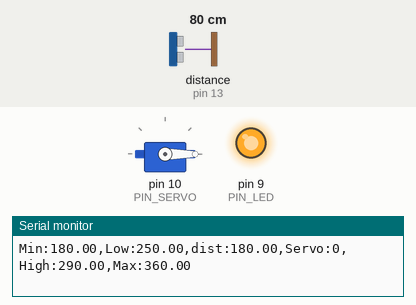
Recording of a sketch running on a simulated Arduino Uno, built with avr-gcc and run on an emulated ATmega328P. Parts: servo, output pins drawn as LEDs (lit = HIGH), the last lines printed to the serial monitor. Wiring (inferred from the names in the program): ultrasonic range finder: trigger pin 12; echo pin 13. Inputs (shaded band) come from the test bench; at power-on: distance to the obstacle (sensor on pin 13) 80 cm. The echo pulse lasts 58.3 µs per cm; pins used as bus, display or sensor lines are not drawn.

Above: at 1.2 s.
1.3 s: distance to the obstacle (sensor on pin 13) set to 35 cm
At 1.45 s:
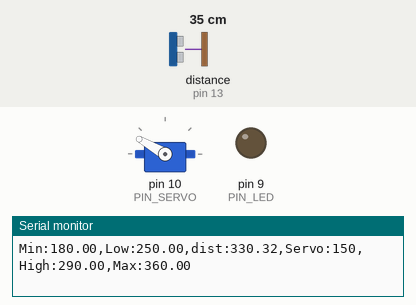
At 4.07 s:
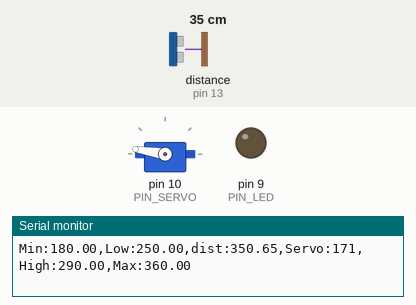
4.3 s: distance to the obstacle (sensor on pin 13) set to 2 cm
Timing chart, 0 to 7.3 s (numbered marks = the images above; inputs shaded):
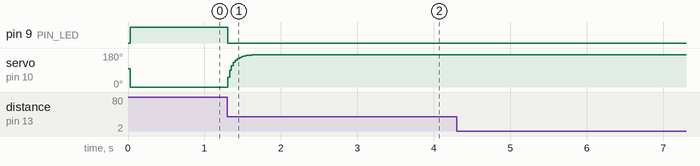

The sketch:

servo_dist.ino
```cpp
#include <Servo.h>

// Arduino pin assignment
#define PIN_LED   9   // LED active-low
#define PIN_TRIG  12  // sonar sensor TRIGGER
#define PIN_ECHO  13  // sonar sensor ECHO
#define PIN_SERVO 10  // servo motor

// configurable parameters for sonar
#define SND_VEL 346.0     // sound velocity at 24 celsius degree (unit: m/sec)
#define INTERVAL 25      // sampling interval (unit: msec)
#define PULSE_DURATION 10 // ultra-sound Pulse Duration (unit: usec)
#define _DIST_MIN 180.0   // minimum distance to be measured (unit: mm)
#define _DIST_MAX 360.0   // maximum distance to be measured (unit: mm)

#define TIMEOUT ((INTERVAL / 2) * 1000.0) // maximum echo waiting time (unit: usec)
#define SCALE (0.001 * 0.5 * SND_VEL) // coefficent to convert duration to distance

#define _EMA_ALPHA 0.3    // EMA weight of new sample (range: 0 to 1)
                          // Setting EMA to 1 effectively disables EMA filter.

// Target Distance
#define _TARGET_LOW  250.0
#define _TARGET_HIGH 290.0

// duty duration for myservo.writeMicroseconds()
// NEEDS TUNING (servo by servo)

#define _DUTY_MIN 500 // servo full clockwise position (0 degree)
#define _DUTY_MAX 2550 // servo full counterclockwise position (180 degree)
#define _DUTY_NEU 1600

// global variables
float  dist_ema = 0, dist_prev = _DIST_MAX; // unit: mm
unsigned long last_sampling_time;       // unit: ms

Servo myservo;

void setup() {
  // initialize GPIO pins
  pinMode(PIN_LED, OUTPUT);
  pinMode(PIN_TRIG, OUTPUT);    // sonar TRIGGER
  pinMode(PIN_ECHO, INPUT);     // sonar ECHO
  digitalWrite(PIN_TRIG, LOW);  // turn-off Sonar

  myservo.attach(PIN_SERVO, 500, 2550);
  myservo.writeMicroseconds(_DUTY_NEU);

  // initialize USS related variables
  dist_prev = _DIST_MIN; // raw distance output from USS (unit: mm)

  // initialize serial port
  Serial.begin(57600);
}

void loop() {
  float  dist_raw, dist_filtered;

  // wait until next sampling time.
  // millis() returns the number of milliseconds since the program started.
  // will overflow after 50 days.
  if (millis() < last_sampling_time + INTERVAL)
    return;

  // get a distance reading from the USS
  dist_raw = USS_measure(PIN_TRIG, PIN_ECHO);

  // the range filter
  if ((dist_raw == 0.0) || (dist_raw > _DIST_MAX)) {
      dist_filtered = dist_prev;
  } else if (dist_raw < _DIST_MIN) {
      dist_filtered = dist_prev;
  } else {    // In desired Range
      dist_filtered = dist_raw;
      dist_prev = dist_raw;
  }

  // Modify the below line to implement the EMA equation
  dist_ema = dist_filtered * _EMA_ALPHA + dist_ema * (1- _EMA_ALPHA);

  // adjust servo position according to the USS read value
  if (dist_ema < _DIST_MIN) {
    myservo.writeMicroseconds(_DUTY_MIN);
    digitalWrite(PIN_LED, HIGH);
  } else if (dist_ema > _DIST_MAX) {
    myservo.writeMicroseconds(_DUTY_MAX);
    digitalWrite(PIN_LED, HIGH);
  } else {
    myservo.writeMicroseconds(((dist_ema - _DIST_MIN)/180)*(_DUTY_MAX - _DUTY_MIN) + _DUTY_MIN);
    digitalWrite(PIN_LED, LOW);
  }


  // output the distance to the serial port
  Serial.print("Min:");    Serial.print(_DIST_MIN);
  Serial.print(",Low:");   Serial.print(_TARGET_LOW);
  Serial.print(",dist:");  Serial.print(dist_ema);
  Serial.print(",Servo:"); Serial.print(myservo.read());
  Serial.print(",High:");  Serial.print(_TARGET_HIGH);
  Serial.print(",Max:");   Serial.print(_DIST_MAX);
  Serial.println("");

  // update last sampling time
  last_sampling_time += INTERVAL;
}

// get a distance reading from USS. return value is in millimeter.
float USS_measure(int TRIG, int ECHO)
{
  digitalWrite(TRIG, HIGH);
  delayMicroseconds(PULSE_DURATION);
  digitalWrite(TRIG, LOW);

  return pulseIn(ECHO, HIGH, TIMEOUT) * SCALE; // unit: mm
}
```

Measured:
- after the input at 1.3 s, pin 9 (PIN_LED): HIGH → LOW at once
